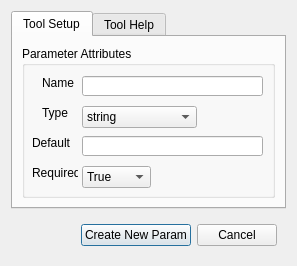
<ui version="4.0" >
 <author>Fletcher Foti</author>
 <class>AddParamGui</class>
 <widget class="QDialog" name="AddParamGui" >
  <property name="geometry" >
   <rect>
    <x>0</x>
    <y>0</y>
    <width>297</width>
    <height>266</height>
   </rect>
  </property>
  <property name="windowTitle" >
   <string>Add New Parameter</string>
  </property>
  <layout class="QVBoxLayout" >
   <item>
    <widget class="QTabWidget" name="tabWidget" >
     <property name="currentIndex" >
      <number>0</number>
     </property>
     <widget class="QWidget" name="tab_3" >
      <attribute name="title" >
       <string>Tool Setup</string>
      </attribute>
      <layout class="QVBoxLayout" >
       <item>
        <widget class="QGroupBox" name="attributesBox" >
         <property name="title" >
          <string>Parameter Attributes</string>
         </property>
         <widget class="QLineEdit" name="nameEdit" >
          <property name="geometry" >
           <rect>
            <x>60</x>
            <y>30</y>
            <width>181</width>
            <height>20</height>
           </rect>
          </property>
         </widget>
         <widget class="QLabel" name="label" >
          <property name="geometry" >
           <rect>
            <x>20</x>
            <y>30</y>
            <width>46</width>
            <height>14</height>
           </rect>
          </property>
          <property name="text" >
           <string>Name</string>
          </property>
         </widget>
         <widget class="QComboBox" name="typeComboBox" >
          <property name="geometry" >
           <rect>
            <x>60</x>
            <y>60</y>
            <width>115</width>
            <height>22</height>
           </rect>
          </property>
          <item>
           <property name="text" >
            <string>string</string>
           </property>
          </item>
          <item>
           <property name="text" >
            <string>dir_path</string>
           </property>
          </item>
          <item>
           <property name="text" >
            <string>file_path</string>
           </property>
          </item>
          <item>
           <property name="text" >
            <string>db_connection_hook</string>
           </property>
          </item>
         </widget>
         <widget class="QLabel" name="label_2" >
          <property name="geometry" >
           <rect>
            <x>20</x>
            <y>60</y>
            <width>46</width>
            <height>14</height>
           </rect>
          </property>
          <property name="text" >
           <string>Type</string>
          </property>
         </widget>
         <widget class="QLineEdit" name="defaultEdit" >
          <property name="geometry" >
           <rect>
            <x>60</x>
            <y>90</y>
            <width>181</width>
            <height>20</height>
           </rect>
          </property>
         </widget>
         <widget class="QLabel" name="label_3" >
          <property name="geometry" >
           <rect>
            <x>10</x>
            <y>90</y>
            <width>46</width>
            <height>14</height>
           </rect>
          </property>
          <property name="text" >
           <string>Default</string>
          </property>
         </widget>
         <widget class="QComboBox" name="requiredComboBox" >
          <property name="geometry" >
           <rect>
            <x>60</x>
            <y>120</y>
            <width>69</width>
            <height>22</height>
           </rect>
          </property>
          <item>
           <property name="text" >
            <string>True</string>
           </property>
          </item>
          <item>
           <property name="text" >
            <string>False</string>
           </property>
          </item>
         </widget>
         <widget class="QLabel" name="label_4" >
          <property name="geometry" >
           <rect>
            <x>10</x>
            <y>120</y>
            <width>46</width>
            <height>14</height>
           </rect>
          </property>
          <property name="text" >
           <string>Required</string>
          </property>
         </widget>
        </widget>
       </item>
      </layout>
     </widget>
     <widget class="QWidget" name="tab_4" >
      <attribute name="title" >
       <string>Tool Help</string>
      </attribute>
      <layout class="QVBoxLayout" >
       <item>
        <widget class="QTextEdit" name="toolhelpEdit" >
         <property name="html" >
          <string>&lt;!DOCTYPE HTML PUBLIC "-//W3C//DTD HTML 4.0//EN" "http://www.w3.org/TR/REC-html40/strict.dtd">
&lt;html>&lt;head>&lt;meta name="qrichtext" content="1" />&lt;style type="text/css">
p, li { white-space: pre-wrap; }
&lt;/style>&lt;/head>&lt;body style=" font-family:'MS Shell Dlg 2'; font-size:8.25pt; font-weight:400; font-style:normal;">
&lt;p style=" margin-top:0px; margin-bottom:0px; margin-left:0px; margin-right:0px; -qt-block-indent:0; text-indent:0px; font-size:8pt;">Use this dialog to create a new parameter which will be passed to your python tool module.  Parameters created here will be accessible in the GUI when you run the tool.&lt;/p>
&lt;p style="-qt-paragraph-type:empty; margin-top:0px; margin-bottom:0px; margin-left:0px; margin-right:0px; -qt-block-indent:0; text-indent:0px; font-size:8pt;">&lt;/p>&lt;/body>&lt;/html></string>
         </property>
        </widget>
       </item>
      </layout>
     </widget>
    </widget>
   </item>
   <item>
    <widget class="QWidget" native="1" name="widget" >
     <property name="maximumSize" >
      <size>
       <width>16777215</width>
       <height>45</height>
      </size>
     </property>
     <layout class="QGridLayout" >
      <item row="0" column="0" >
       <spacer>
        <property name="orientation" >
         <enum>Qt::Horizontal</enum>
        </property>
        <property name="sizeHint" stdset="0" >
         <size>
          <width>40</width>
          <height>20</height>
         </size>
        </property>
       </spacer>
      </item>
      <item row="0" column="1" >
       <widget class="QPushButton" name="addParam" >
        <property name="text" >
         <string>Create New Param</string>
        </property>
       </widget>
      </item>
      <item row="0" column="2" >
       <widget class="QPushButton" name="cancelAddParam" >
        <property name="text" >
         <string>Cancel</string>
        </property>
       </widget>
      </item>
     </layout>
    </widget>
   </item>
  </layout>
 </widget>
 <resources/>
 <connections/>
</ui>
